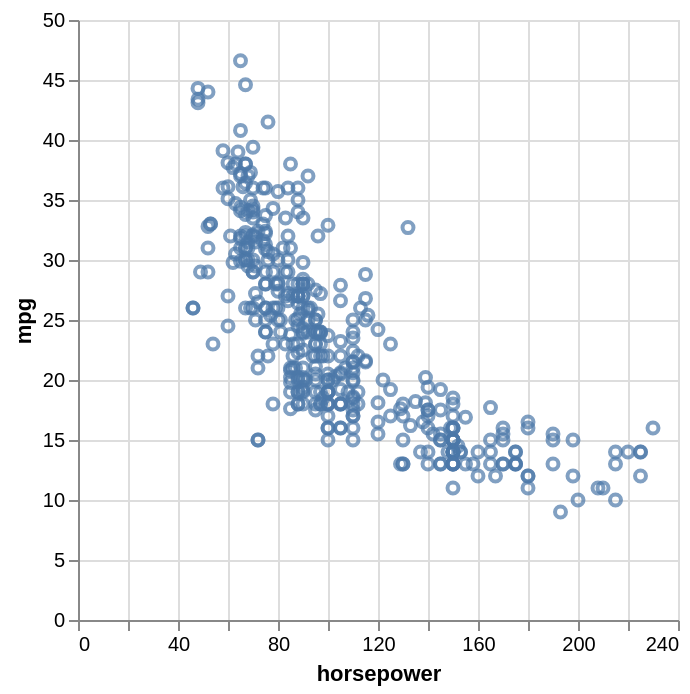

Notebook source saved alongside this figure:
### Code cell
import altair as alt
import pandas as pd
import kagglehub

path = kagglehub.dataset_download('jayhingrajiya/auto-mpg-dataset-miles-per-gallon')
data = pd.read_csv(path + '/auto.csv')
data['horsepower'] = pd.to_numeric(data['horsepower'], errors='coerce')
data = data.dropna(subset=['horsepower', 'mpg'])

alt.Chart(data).mark_point().encode(
    x='horsepower',
    y='mpg'
)

### Figure 1 — Vega-Lite specification as saved in the notebook (floating-point values rounded to 4 significant figures; data arrays with more than 128 entries replaced by an {"elided": "..."} marker saying what was removed)
{"config": {"view": {"continuousWidth": 300, "continuousHeight": 300}}, "data": {"name": "data-b9fcdcf2f56c0c6b1aed2764eac6c8c8"}, "mark": {"type": "point"}, "encoding": {"x": {"field": "horsepower", "type": "quantitative"}, "y": {"field": "mpg", "type": "quantitative"}}, "$schema": "https://vega.github.io/schema/vega-lite/v5.20.1.json", "datasets": {"data-b9fcdcf2f56c0c6b1aed2764eac6c8c8": {"elided": "392 records"}}}
